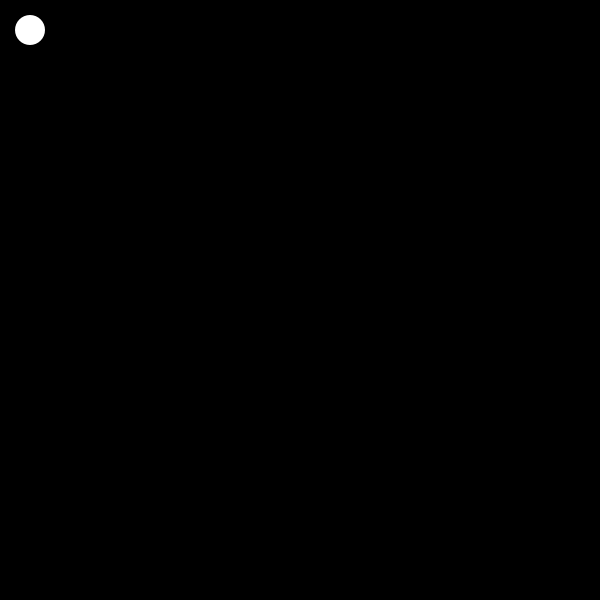
Frame 1 (no input)
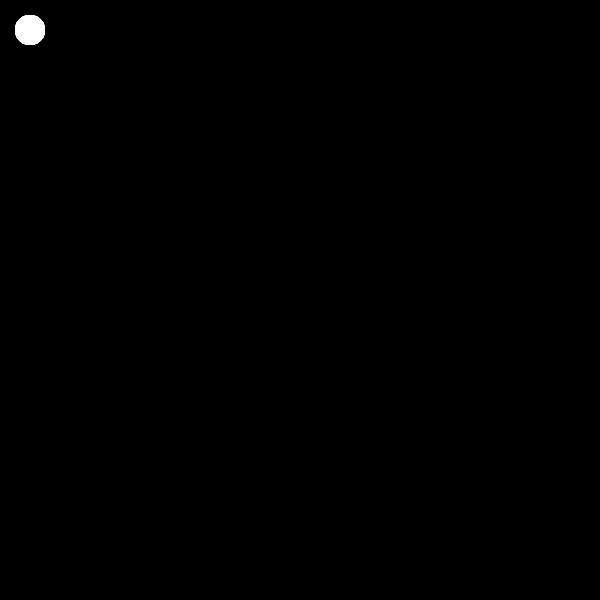
Frame 60 (the mouse pressed at the canvas centre just before this capture)
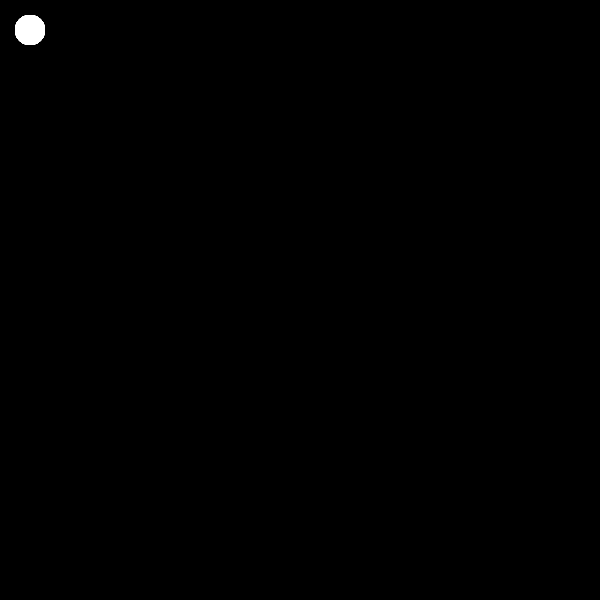
Frame 120 (the mouse held since frame 60 and released just before this capture)

The Processing sketch that drew these frames (run headless with seeded random() and noise(); from frame 60 on, the mouse is pressed at the canvas centre):

// Processing sketch: processing_163418
// ── processing_163418.pde

int xAxis = 30;
int yAxis = 30;

void setup() {  //setup function called initially, only once
    size(600, 600);
    background(0);
}

void draw() { //draw function loops 

noStroke();                        //removes the outline
fill(255);                         //white circle
ellipse(xAxis, yAxis, 30, 30);     //circle itself
}


void keyPressed () {
    
    if (key == CODED) {
        if (keyCode == UP) {          
            yAxis -= 10; }            //when up is pressed, the circle goes upwards by 10.
   else if (keyCode == DOWN) {
            yAxis += 10; }            //when down is pressed, the circle goes downwards by 10.
   else if (keyCode == LEFT) {
            xAxis -= 10; }            //when left is pressed, the circle goes leftwards by 10.
   else if (keyCode == RIGHT) {
            xAxis += 10; }            //when right is pressed, the circle goes rightwards by 10.

    else {
    xAxis = 0;
    yAxis = 0;
    }
    }
    }
    
